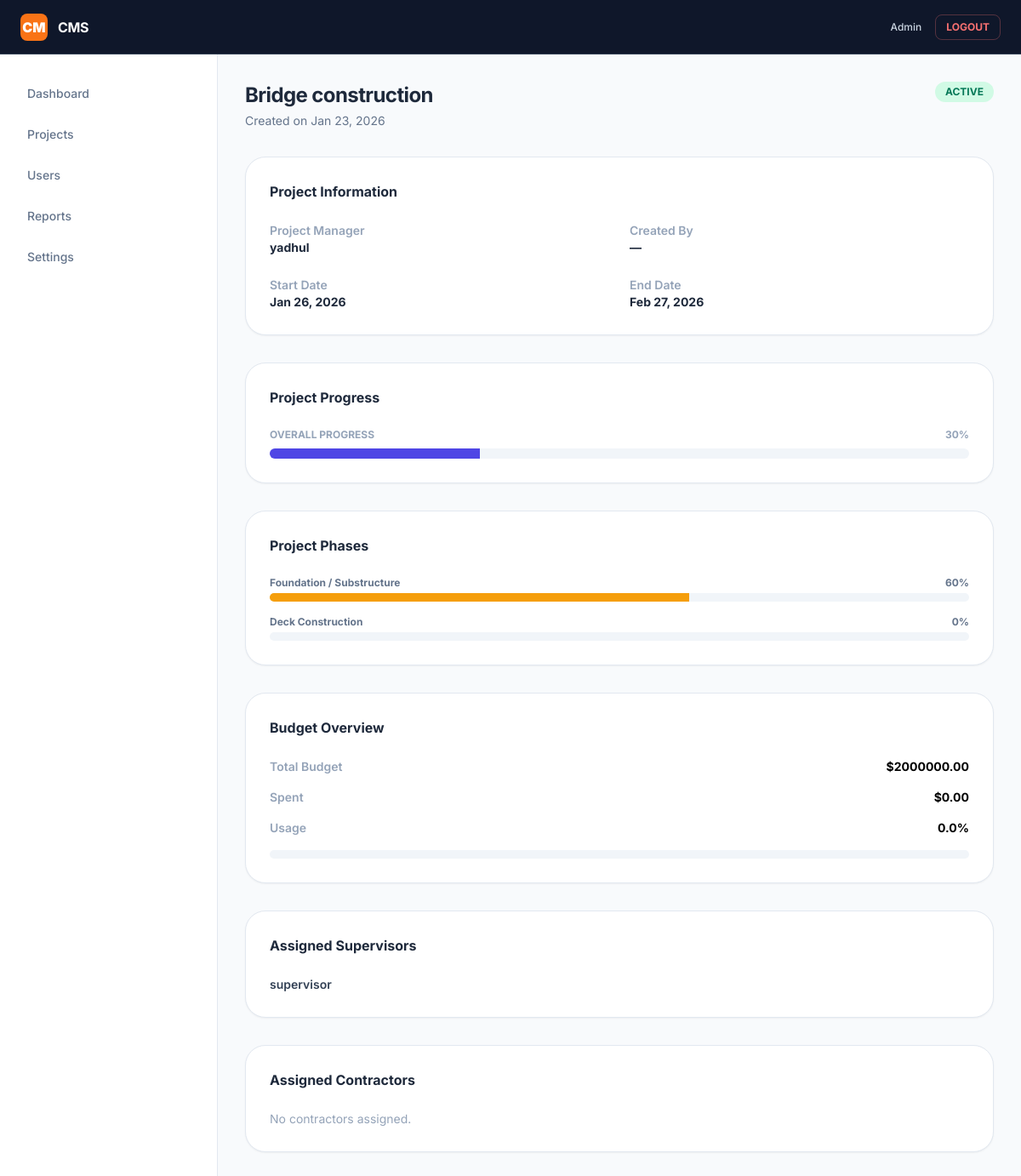
Before: /dashboard/admin-project-detail/1/ (signed in) with the older database file.
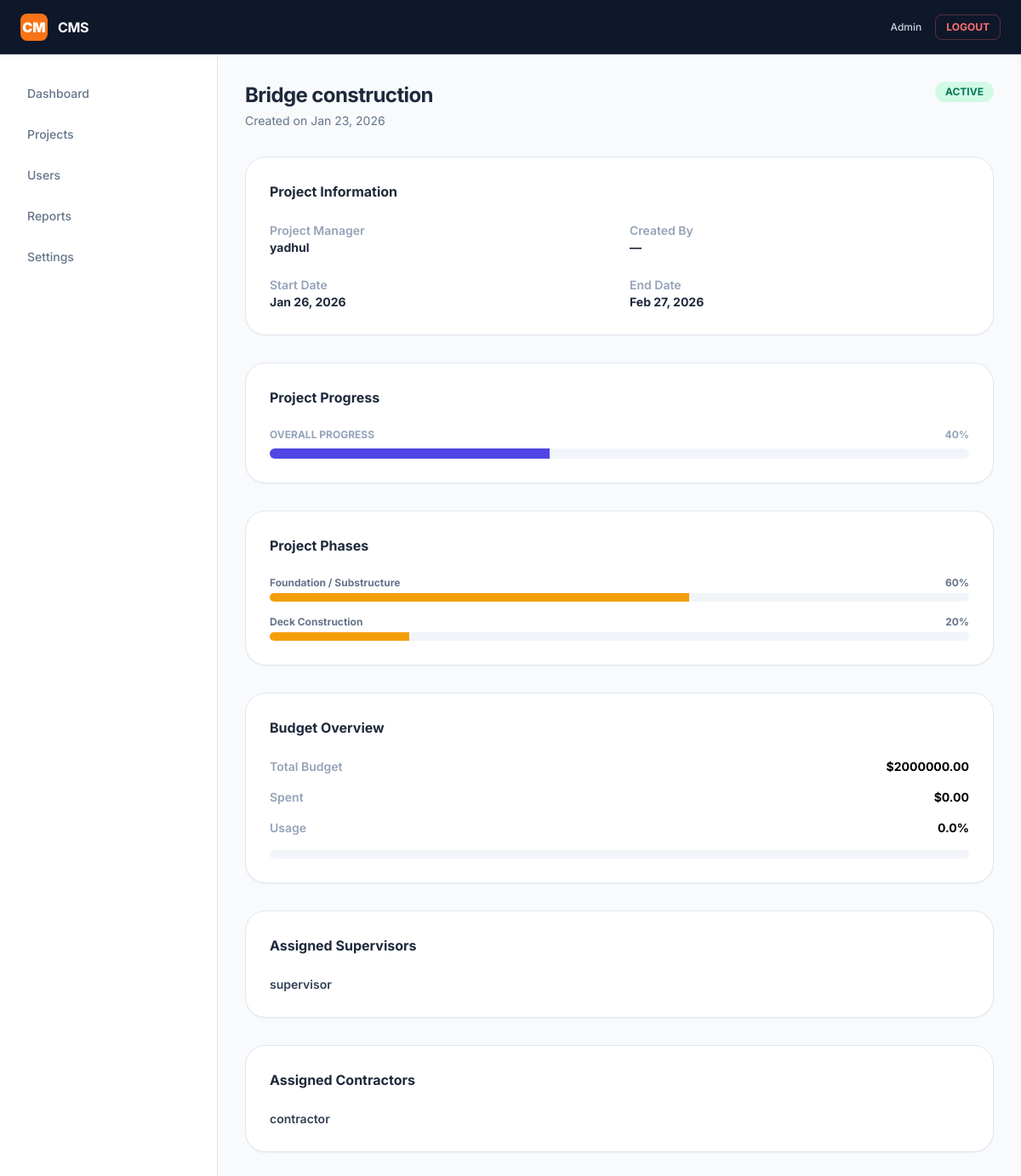
After: the same page with the newer database file.
### construction/models.py (models this page shows, shortened)
class Project(models.Model):
    name = models.CharField(max_length=200)
    created_by = models.ForeignKey(
        User,
        on_delete=models.SET_NULL,
        null=True,
        related_name='created_projects'
    )
    manager = models.ForeignKey(
        User,
        on_delete=models.PROTECT,
        related_name='managed_projects',
        limit_choices_to={'role__name': 'Project Manager'}
    )
    start_date = models.DateField()
    end_date = models.DateField()
    budget = models.DecimalField(max_digits=15, decimal_places=2)
    is_active = models.BooleanField(default=True)
    created_at = models.DateTimeField(auto_now_add=True)
    @property
    def total_progress(self):
        phases = self.phases.all()
        if not phases.exists():
            return 0
        total = sum(phase.progress for phase in phases)
        return round(total / phases.count())

class ProjectPhase(models.Model):
    project = models.ForeignKey(
        Project,
        on_delete=models.CASCADE,
        related_name='phases'
    )
    phase_name = models.CharField(max_length=100)
    progress = models.PositiveIntegerField(
        default=0,
        validators=[
            MinValueValidator(0),
            MaxValueValidator(100)
        ]
    )
    expected_end = models.DateField()
    actual_end = models.DateField(null=True, blank=True)

class ProjectSupervisor(models.Model):
    project = models.ForeignKey(Project, on_delete=models.CASCADE)
    supervisor = models.ForeignKey(
        User,
        on_delete=models.CASCADE,
        limit_choices_to={'role__name': 'Supervisor'}
    )
    assigned_at = models.DateTimeField(auto_now_add=True)
    class Meta:
        unique_together = ('project', 'supervisor')

### accounts/models.py (models this page shows)
class User(AbstractUser):
    role = models.ForeignKey(
        Role,
        on_delete=models.PROTECT,
        null=True,
        blank=True
    )
    created_by = models.ForeignKey(
        'self',
        null=True,
        blank=True,
        on_delete=models.SET_NULL,
        related_name='created_users'
    )
    created_at = models.DateTimeField(auto_now_add=True)

### contractors/models.py (models this page shows)
class ProjectContractor(models.Model):
    project = models.ForeignKey(Project, on_delete=models.CASCADE)
    contractor = models.ForeignKey(
        User,
        on_delete=models.CASCADE,
        limit_choices_to={'role__name': 'Contractor'}
    )
    assigned_at = models.DateTimeField(auto_now_add=True)
    class Meta:
        unique_together = ('project', 'contractor')

### dashboard/views.py (the view)
# urls.py: path('admin-project-detail/<int:project_id>/',views.admin_project_detail,name="admin_project_detail")
@login_required
@user_passes_test(is_admin)
def admin_project_detail(request, project_id):
    project = get_object_or_404(Project, pk=project_id)
    spent_budget = Invoice.objects.filter(
        project=project,
        status__in=['APPROVED', 'PAID']
    ).aggregate(total=models.Sum('amount'))['total'] or 0
    if project.budget:
        budget_percent = round(float(spent_budget) / float(project.budget) * 100, 2)
    else:
        budget_percent = 0
    context = {
        'project': project,
        'spent_budget': spent_budget,
        'budget_percent': budget_percent,
    }
    return render(request, 'dashboard/admin/admin_proj_detail.html', context)

### dashboard/views.py (called while the page is built)
def is_admin(user):
    return user.role and user.role.name == 'Admin'

### dashboard/templates/dashboard/admin/admin_proj_detail.html (shortened to what this page needs)
{% extends "dashboard/admin/dashboard.html" %}
{% block content %}
<div class="mb-8 flex justify-between items-start">
    <div>
        <h2 class="text-2xl font-bold text-slate-800 tracking-tight">
            {{ project.name }}
        </h2>
        <p class="text-sm text-slate-500 mt-1">
            Created on {{ project.created_at|date:"M d, Y" }}
        </p>
    </div>
    <span class="px-3 py-1 rounded-full text-xs font-bold uppercase
        {% if project.is_active %}
            bg-emerald-100 text-emerald-700
        {% else %}
            bg-slate-200 text-slate-600
        {% endif %}
    ">
        {% if project.is_active %}Active{% else %}Inactive{% endif %}
    </span>
</div>
<div class="grid grid-cols-1 xl:grid-cols-3 gap-8">
    <div class="xl:col-span-2 space-y-8">
        <div class="bg-white border border-slate-200 rounded-3xl p-7 shadow-sm">
            <h4 class="font-bold text-slate-800 mb-6">Project Information</h4>
            <div class="grid grid-cols-1 md:grid-cols-2 gap-6 text-sm">
                <div>
                    <p class="text-slate-400 font-semibold">Project Manager</p>
                    <p class="font-bold text-slate-800">
                        {{ project.manager.get_full_name|default:project.manager.username }}
                    </p>
                </div>
                <div>
                    <p class="text-slate-400 font-semibold">Created By</p>
                    <p class="font-bold text-slate-800">
                        {{ project.created_by.get_full_name|default:"—" }}
                    </p>
                </div>
                <div>
                    <p class="text-slate-400 font-semibold">Start Date</p>
                    <p class="font-bold text-slate-800">
                        {{ project.start_date|date:"M d, Y" }}
                    </p>
                </div>
                <div>
                    <p class="text-slate-400 font-semibold">End Date</p>
                    <p class="font-bold text-slate-800">
                        {{ project.end_date|date:"M d, Y" }}
                    </p>
                </div>
            </div>
        </div>
        <div class="bg-white border border-slate-200 rounded-3xl p-7 shadow-sm">
            <h4 class="font-bold text-slate-800 mb-6">Project Progress</h4>
            <div class="flex justify-between text-xs font-bold uppercase text-slate-400 mb-2">
                <span>Overall Progress</span>
                <span>{{ project.total_progress }}%</span>
            </div>
            <div class="h-3 bg-slate-100 rounded-full overflow-hidden">
                <div class="h-full bg-indigo-600"
                     style="width: {{ project.total_progress }}%">
                </div>
            </div>
        </div>
        <div class="bg-white border border-slate-200 rounded-3xl p-7 shadow-sm">
            <h4 class="font-bold text-slate-800 mb-6">Project Phases</h4>
            <div class="space-y-4">
                {% for phase in project.phases.all %}
                <div>
                    <div class="flex justify-between text-xs font-bold text-slate-500 mb-1">
                        <span>{{ phase.phase_name }}</span>
                        <span>{{ phase.progress }}%</span>
                    </div>
                    <div class="h-2.5 bg-slate-100 rounded-full overflow-hidden">
                        <div class="h-full
                            {% if phase.progress == 100 %}
                                bg-emerald-500
                            {% elif phase.progress > 0 %}
                                bg-amber-500
                            {% else %}
                                bg-slate-400
                            {% endif %}"
                        style="width: {{ phase.progress }}%">
                        </div>
                    </div>
                </div>
                {% empty %}
                <p class="text-sm text-slate-400">No phases added.</p>
                {% endfor %}
            </div>
        </div>
    </div>
    <div class="space-y-8">
        <div class="bg-white border border-slate-200 rounded-3xl p-7 shadow-sm">
            <h4 class="font-bold text-slate-800 mb-6">Budget Overview</h4>
            <div class="space-y-4 text-sm">
                <div class="flex justify-between">
                    <span class="text-slate-400 font-semibold">Total Budget</span>
                    <span class="font-bold">${{ project.budget|floatformat:2 }}</span>
                </div>
                <div class="flex justify-between">
                    <span class="text-slate-400 font-semibold">Spent</span>
                    <span class="font-bold">${{ spent_budget|floatformat:2 }}</span>
                </div>
                <div class="flex justify-between">
                    <span class="text-slate-400 font-semibold">Usage</span>
                    <span class="font-bold">{{ budget_percent }}%</span>
                </div>
                <div class="h-2.5 bg-slate-100 rounded-full overflow-hidden">
                </div>
            </div>
        </div>
        <div class="bg-white border border-slate-200 rounded-3xl p-7 shadow-sm">
            <h4 class="font-bold text-slate-800 mb-6">Assigned Supervisors</h4>
            <ul class="space-y-2 text-sm">
                {% for ps in project.projectsupervisor_set.all %}
                <li class="font-semibold text-slate-700">
                    {{ ps.supervisor.get_full_name|default:ps.supervisor.username }}
                </li>
                {% empty %}
                <li class="text-slate-400">No supervisors assigned.</li>
                {% endfor %}
            </ul>
        </div>
        <div class="bg-white border border-slate-200 rounded-3xl p-7 shadow-sm">
            <h4 class="font-bold text-slate-800 mb-6">Assigned Contractors</h4>
            <ul class="space-y-2 text-sm">
                {% for pc in project.projectcontractor_set.all %}
                <li class="font-semibold text-slate-700">
                    {{ pc.contractor.get_full_name|default:pc.contractor.username }}
                </li>
                {% empty %}
                <li class="text-slate-400">No contractors assigned.</li>
                {% endfor %}
            </ul>
        </div>
    </div>
</div>
{% endblock %}

### dashboard/templates/dashboard/admin/dashboard.html (shortened to what this page needs)
{% load static %}
<!doctype html>
<html lang="en">
    <head>
        <script src="https://cdn.tailwindcss.com"></script>
    </head>
    <body class="bg-slate-50 h-screen overflow-hidden flex flex-col">
        <nav
            class="shrink-0 bg-slate-900 text-white h-16 flex items-center px-6 justify-between border-b border-slate-700"
        >
            <div class="flex items-center gap-3">
                <div
                    class="w-8 h-8 bg-orange-500 rounded-lg flex items-center justify-center font-black"
                >
                    CM
                </div>
                <span class="font-bold tracking-tight">CMS</span>
            </div>
            <div class="flex items-center gap-4">
                <span class="text-xs text-slate-300 font-medium">Admin</span>
                <a
                    href="{% url 'logout' %}"
                    class="text-xs font-bold text-red-400 border border-red-400/30 px-3 py-1.5 rounded-lg hover:bg-red-400/10"
                >
                    LOGOUT
                </a>
            </div>
        </nav>
        <div class="flex flex-1 overflow-hidden">
            <aside
                class="w-64 bg-white border-r border-slate-200 shrink-0 pt-6"
            >
                <nav class="px-4 space-y-1">
                    <a
                        href="{% url 'admin_dashboard' %}"
                        class="flex items-center gap-3 px-4 py-3 rounded-xl text-sm font-medium {% if request.resolver_match.url_name == 'admin_dashboard' %} bg-indigo-50 text-indigo-600 {% else %} text-slate-500 hover:bg-slate-50 {% endif %}"
                    >
                        Dashboard
                    </a>
                    <a
                        href="{% url 'admin_view_projects' %}"
                        class="flex items-center gap-3 px-4 py-3 rounded-xl text-sm font-medium {% if request.resolver_match.url_name == 'admin_view_projects' %} bg-indigo-50 text-indigo-600 {% else %} text-slate-500 hover:bg-slate-50 {% endif %}"
                    >
                        Projects
                    </a>
                    <a
                        href="{% url 'admin_user_list' %}"
                        class="flex items-center gap-3 px-4 py-3 rounded-xl text-sm font-medium {% if request.resolver_match.url_name == 'admin_user_list' %} bg-indigo-50 text-indigo-600 {% else %} text-slate-500 hover:bg-slate-50 {% endif %}"
                    >
                        Users
                    </a>
                    <a
                        href="#"
                        class="flex items-center gap-3 px-4 py-3 rounded-xl text-sm font-medium text-slate-500 hover:bg-slate-50"
                    >
                        Reports
                    </a>
                    <a
                        href="#"
                        class="flex items-center gap-3 px-4 py-3 rounded-xl text-sm font-medium text-slate-500 hover:bg-slate-50"
                    >
                        Settings
                    </a>
                </nav>
            </aside>
            <main class="flex-1 overflow-y-auto no-scrollbar bg-slate-50">
                <section id="dashboard-content" class="p-8">
                    {% block content %}{% endblock %}
                </section>
            </main>
        </div>
    </body>
</html>

### dashboard/templates/dashboard/admin/dashboard.html (style rules this page uses)
body { font-family: "Inter", sans-serif; }
.no-scrollbar { -ms-overflow-style: none; scrollbar-width: none; }

Changed rows visible on the page:
changed through a linked row, Project "Bridge construction": total_progress "30" → "40"
changed ProjectPhase "Deck Construction": progress "0" → "20"
added ProjectContractor: contractor.get_full_name "contractor"
Other visible differences:
text no longer shown: "No contractors assigned."
